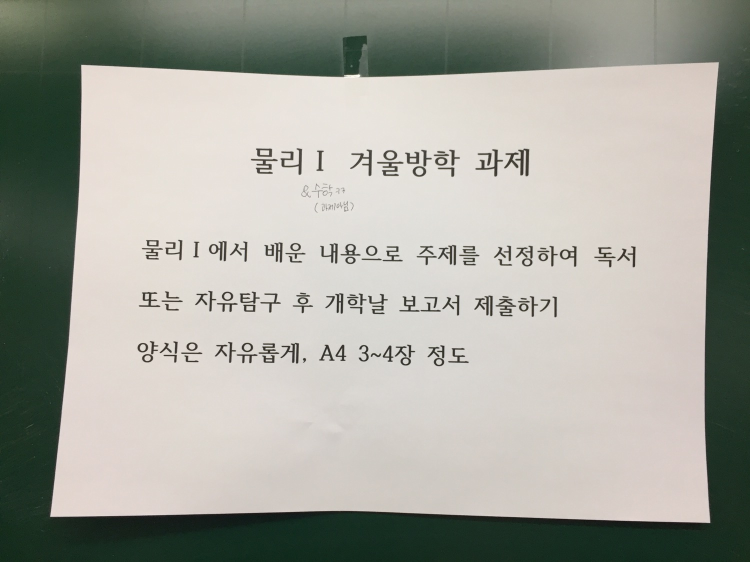
#> input picture chap08/hw#4/assignment.JPG, 1500 x 1124 px (shown at 1/2 size)
$ python perspective.py
#> lines starting #> are read from the running program, lines starting #| are printed output that depends on the picture
import numpy as np, cv2, sys

src = cv2.imread("assignment.JPG")   # 480x360
#> src is the input picture: shape (1124, 1500, 3); mean B, G, R 157.3, 165.8, 165.1
if src is None: print('Image load failed!'); sys.exit()

height, width = src.shape[:2]
#> height = 1124; width = 1500

w, h = 480, 320   # 출력이미지 크기

srcQuad = np.array([[52, 41], [459, 40], [454, 334], [32, 330]], np.float32)   # 소스 영상 네 꼭짓점 좌표(왼쪽 위부터 시계방향)
dstQuad = np.array([[0,0], [w-1,0], [w-1,h-1], [0,h-1]], np.float32)           # 결과 좌표점

pers = cv2.getPerspectiveTransform(srcQuad, dstQuad)   # perspective 변환 행렬 반환
dst = cv2.warpPerspective(src, pers, (w, h))           # perspective 변환
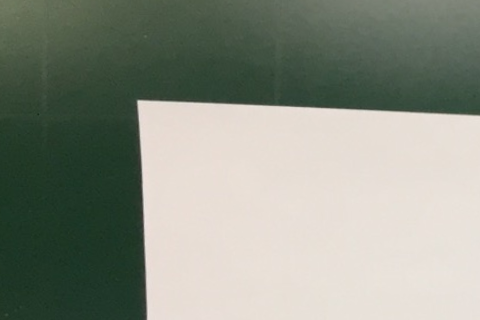
#> dst: shape (320, 480, 3); mean B, G, R 132.5, 144.9, 139.5

cv2.imshow('src', src)
cv2.imshow('dst', dst)
cv2.waitKey()

$ run again, with chap08/hw#4/information.jpg copied over chap08/hw#4/assignment.JPG
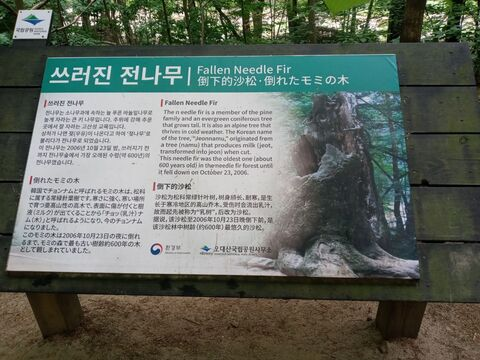
#> input picture chap08/hw#4/information.jpg, 480 x 360 px
#> src is the input picture: shape (360, 480, 3); mean B, G, R 97.9, 106.3, 99.4
#> `dst = cv2.warpPerspective(src, pers, (w, h))`:
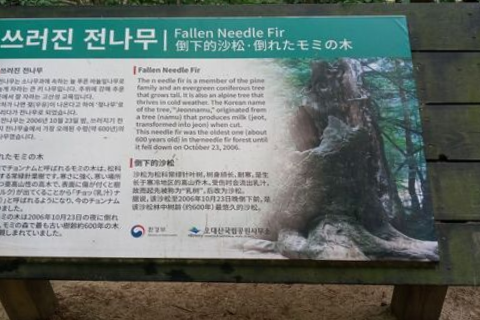
#> dst: shape (320, 480, 3); mean B, G, R 115, 119, 109.8
